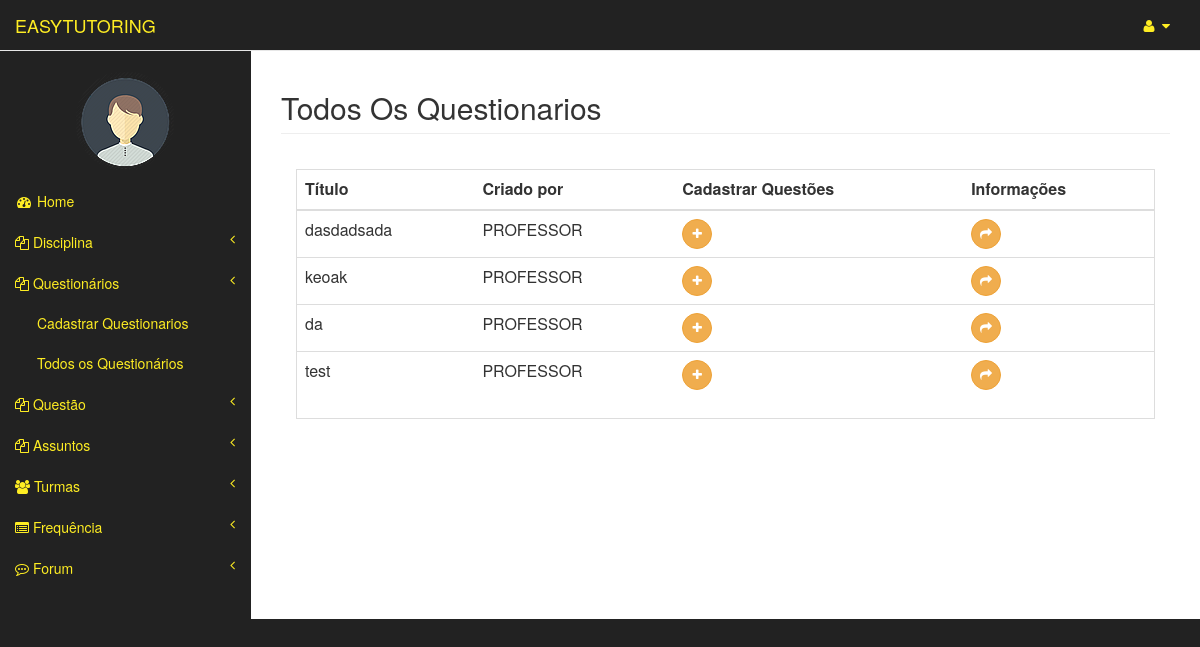
Page /questionarios/todosQuestionarios (signed in) on the earlier database version.
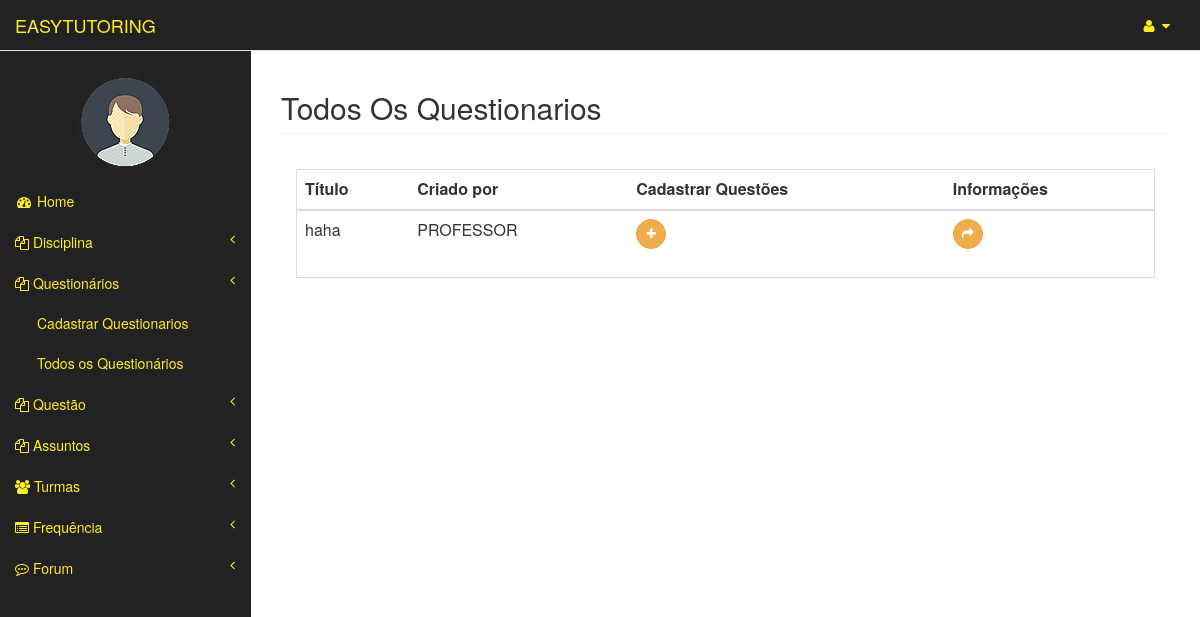
Same page on the later database version.
### usuarios/models.py (models this page shows, shortened)
class Usuario(models.Model):
	user = models.OneToOneField(User)
	matricula = models.CharField(max_length=20)
	curso = models.CharField(max_length=3)
	tipo = models.CharField(max_length=8, blank=False,null=True)
	nome_completo = models.CharField(max_length=150)
	img = models.ImageField(upload_to="img/original/", blank=True)
	thumb = ThumbnailerImageField(upload_to="img/thumb/", blank=True,null=True,resize_source=dict(size=(100, 100), sharpen=True))

### questionarios/models.py (models this page shows)
class Questionario(models.Model):
	codigo = models.CharField(max_length=50)
	turma = models.ForeignKey(Turma,null=True)
	professor = models.ForeignKey(Professor)
	questoes = models.ManyToManyField(Questao)

### questionarios/views.py (the view)
def todosQuestionarios(request):
	user = request.user
	usuario = Professor.objects.get(user=user)
	questionarios = Questionario.objects.all()
	return render(request,'questionarios/todosQuestionarios.html',{'usuario':usuario,'questionarios':questionarios})

### templates/questionarios/todosQuestionarios.html
{% extends "professor_area/index.html" %}
{% load widget_tweaks %}
{% block pageHeader %}
    <h2 class="page-header">Todos Os Questionarios</h2>
{% endblock pageHeader %}
{% block form %}
    <div class="panel-body">
        <div class="table-responsive table-bordered">
            <table class="table">
                <thead>
                    <tr>
                        <th>Título</th>
                        <th>Criado por</th>
                        <th>Cadastrar Questões</th>
                        <th>Informações</th>
                    </tr>
                </thead>
                <tbody>
                	{% for questionario in questionarios %}
                        <tr>
                            <td>{{questionario.codigo}}</td>
                            <td>{{questionario.professor.nome_completo}}</td>
                            <td><a  href="{% url 'questionarios:cadastrarQuestoes' questionario.id %}"> <button type="button" class="btn btn-warning btn-circle"><i class="fa fa-plus"></i>
                            </button></a></td>
                            <td><a  href="{% url 'questionarios:show' questionario.id %}"> <button type="button" class="btn btn-warning btn-circle"><i class="fa fa-share"></i>
                            </button></a></td>
                        </tr>
					{% endfor %}
                </tbody>
            </table>
        </div>
    </div>
{% endblock form %}

### templates/professor_area/index.html (shortened to what this page needs)
{% extends "templateEasyTutoring.html" %}
{% block principal %}
    <a class="navbar-brand" href="{% url 'professor_area:index' %}" id="link-color">EASYTUTORING</a>
{% endblock principal %}
{% block barraLateral %}
                <div class="navbar-default sidebar" role="navigation">
                <div class="sidebar-nav navbar-collapse" >
                    <ul class="nav" id="side-menu">
                        <br>
                       <center><p><img src="{{ usuario.thumb.url}}" class= "img-circle"/> </p></center>
                        <li class="itens-menu">
                            <a href="index.html" id="link-color"><i class="fa fa-dashboard fa-fw"></i> Home</a>
                        </li>
                        <li class="itens-menu">
                            <a href="#" id="link-color"><i class="fa fa-files-o"></i> Disciplina<span class="fa arrow"></span></a>
                        </li>
                        <li class="itens-menu">
                            <a href="#" id="link-color"><i class="fa fa-files-o"></i> Questionários<span class="fa arrow"></span></a>
                            <ul class="nav nav-second-level">
                                <li  class="itens-menu">
                                    <a href="{% url 'questionarios:new' %}" id="link-color">Cadastrar Questionarios</a>
                                </li>
                                <li>
                                    <a href="{% url 'questionarios:todosQuestionarios' %}" id="link-color">Todos os Questionários</a>
                                </li>
                                                         </ul>
                        </li>
                        <li class="itens-menu">
                            <a href="#" id="link-color"><i class="fa fa-files-o"></i> Questão<span class="fa arrow"></span></a>
                        </li>
                        <li class="itens-menu">
                            <a href="#" id="link-color"><i class="fa fa-files-o"></i> Assuntos<span class="fa arrow"></span></a>
                        </li>
                        <li class="itens-menu">
                            <a href="#" id="link-color"><i class="fa fa-users"></i> Turmas<span class="fa arrow"></span></a>
                        </li>
                        <li class="itens-menu">
                            <a href="#" id="link-color"><i class="fa fa-list-alt" id="link-color"></i> Frequência<span class="fa arrow"></span></a>
                        </li>
                        <li class="itens-menu">
                            <a href="#" id="link-color"><i class="fa fa-commenting-o"></i> Forum<span class="fa arrow"></span></a>
                        </li>
                    </ul>
                </div>
            </div>
{% endblock barraLateral %}

### templates/templateEasyTutoring.html (shortened to what this page needs)
<html lang="pt-br">
{% load static  %}
<head>
    <link href="{% static 'templateEasyTutoring/vendor/bootstrap/css/bootstrap.min.css' %}" rel="stylesheet">
    <link href="{% static 'css/tutoring.css' %}" rel="stylesheet">
    <link href="{% static 'templateEasyTutoring/vendor/metisMenu/metisMenu.min.css' %}" rel="stylesheet">
    <link href="{% static 'templateEasyTutoring/dist/css/sb-admin-2.css' %}" rel="stylesheet">
    <link href="{% static 'templateEasyTutoring/vendor/morrisjs/morris.css' %}" rel="stylesheet">
    <link href="{% static 'templateEasyTutoring/vendor/font-awesome/css/font-awesome.min.css' %}" rel="stylesheet" type="text/css">
    <link href="{% static 'css/notify/bootstrap-notify.css' %}" rel="stylesheet" type="text/css">
</head>
<body>
    <div id="wrapper">
        <nav class="navbar navbar-default navbar-static-top" role="navigation" style="margin-bottom: 0">
            <div class="navbar-header">
                {% block principal %}
                {% endblock principal %}
            </div>
            <ul class="nav navbar-top-links navbar-right">
                <li class="dropdown itens-menu"  >
                    <a class="dropdown-toggle" data-toggle="dropdown" href="#" id="link-color">
                        <i class="fa fa-user fa-fw" id="link-color"></i> <i class="fa fa-caret-down"></i>
                    </a>
            </ul>
            {% block barraLateral %}
            {% endblock barraLateral %}
        </nav>
        <div id="page-wrapper">
            <div class="row">
                <div class="col-lg-12">
                    {% block pageHeader %}{% endblock pageHeader %}
                </div>
            </div>
                {% block form %}
                {% endblock form %}
        </div>
    </div>
</body>
</html>

### static/css/tutoring.css (style rules this page uses)
#link-color { color: #feed23; }

Differences in the rows shown:
removed Questionario: codigo "dasdadsada", professor.nome_completo "PROFESSOR"
removed Questionario: codigo "keoak", professor.nome_completo "PROFESSOR"
removed Questionario: codigo "da", professor.nome_completo "PROFESSOR"
removed Questionario: codigo "test", professor.nome_completo "PROFESSOR"
added Questionario: codigo "haha", professor.nome_completo "PROFESSOR"
